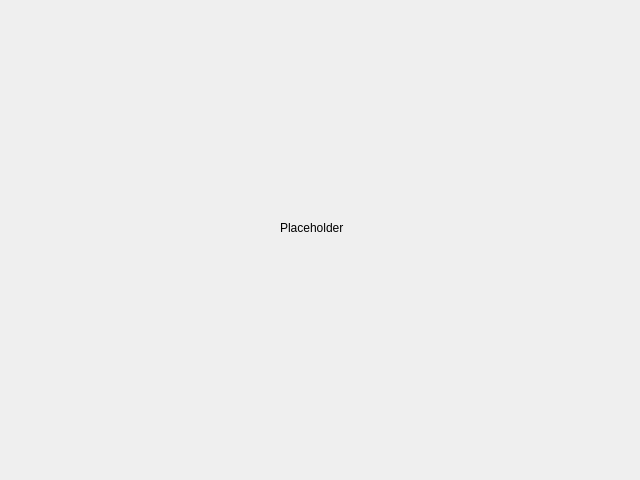
<?xml version="1.0" encoding="UTF-8"?>
<ui version="4.0">
 <class>pwf2debug</class>
 <widget class="QDialog" name="pwf2debug">
  <property name="geometry">
   <rect>
    <x>0</x>
    <y>0</y>
    <width>640</width>
    <height>480</height>
   </rect>
  </property>
  <property name="minimumSize">
   <size>
    <width>640</width>
    <height>480</height>
   </size>
  </property>
  <property name="maximumSize">
   <size>
    <width>640</width>
    <height>480</height>
   </size>
  </property>
  <property name="windowTitle">
   <string>pwf2tools v14.0 console</string>
  </property>
  <property name="windowIcon">
   <iconset resource="pwf2main.qrc">
    <normaloff>:/img/pwf2tools.png</normaloff>:/img/pwf2tools.png</iconset>
  </property>
  <widget class="QLabel" name="label">
   <property name="geometry">
    <rect>
     <x>280</x>
     <y>220</y>
     <width>81</width>
     <height>16</height>
    </rect>
   </property>
   <property name="text">
    <string>Placeholder</string>
   </property>
  </widget>
 </widget>
 <resources>
  <include location="pwf2main.qrc"/>
 </resources>
 <connections/>
</ui>
